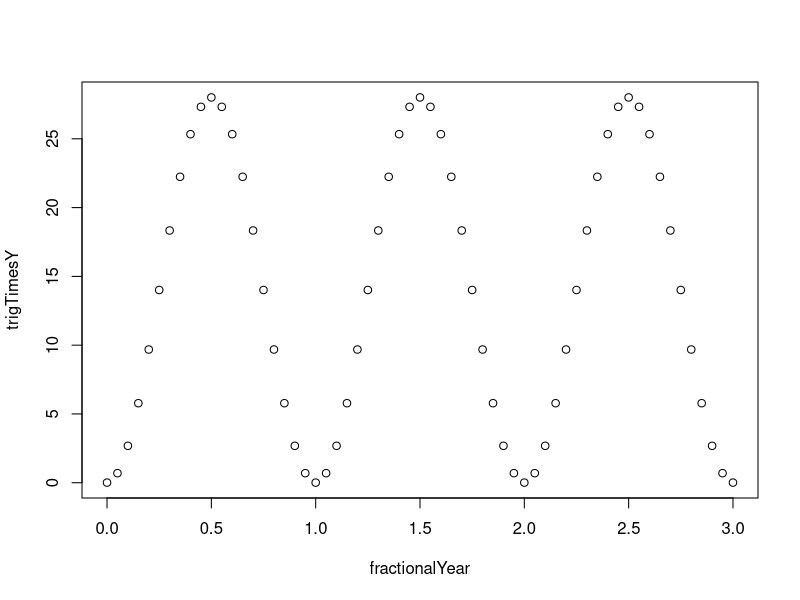

Here is the R script that generated this plot:




trigTime <- function(time, phase=.25,
                     a=14, b=0.01) {
  return(sinTime <- (b + a) + a * sin(pi*time*2 - pi*phase*2))
}

fractionalYear <- seq(0,3, by=0.05)

trigTimesY <- trigTime(fractionalYear)

plot(fractionalYear, trigTimesY)


     